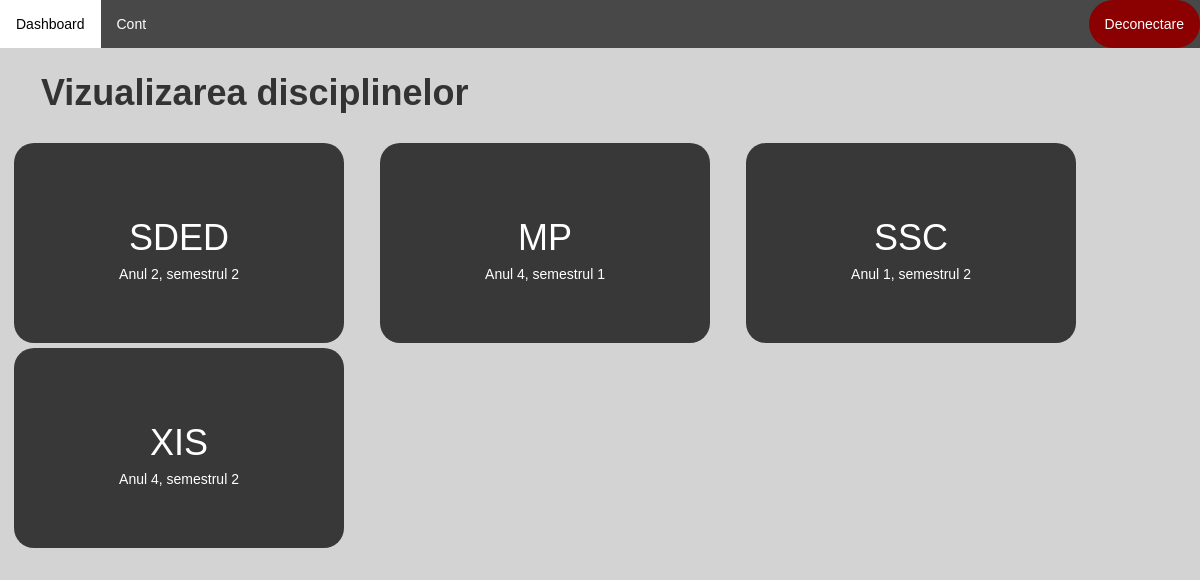
Screenshot of / (signed in) with the database file from the repository.
### application/models.py (models this page shows)
class Disciplina(models.Model):
    id = models.AutoField(primary_key=True)
    nume = models.CharField(max_length=100, unique=True)
    profesori = models.ManyToManyField(User)
    an_universitar = models.IntegerField(null=True)
    semestru = models.IntegerField(null=True)

### application/views.py (the view)
# urls.py: path('', application_views.dashboard, name='dashboard'),
@login_required(login_url='login')
def dashboard(request):
    context = create_context(request)
    user_projects = Proiect.objects.all().filter(profesor=request.user)
    discipline = Disciplina.objects.all()
    context['projects'] = user_projects
    context['discipline'] = discipline
    if 'studenti' in request.user.groups.all():
        student = Student.objects.get(utilizator=request.user)
        context['student'] = student
        discipline_student = Grupa.objects.get(nume=student.grupa.nume).discipline.all()
        context['discipline_student'] = discipline_student
    return render(request, 'application/dashboard.html', context)

### application/functions.py (called while the page is built)
def get_user_info(request):
    user = request.user
    user_groups = [group.name for group in user.groups.all()]
    if 'admin' in user_groups:
        user_type = 'admin'
    elif 'studenti' in user_groups:
        user_type = 'student'
    elif 'secretariat' in user_groups:
        user_type = 'secretar'
    else:
        user_type = 'profesor'
    out = {'user': user,
           'user_groups': user_groups,
           'user_type': user_type
           }
    return out

def create_context(request=None, extract_user_info=True):
    if extract_user_info and not request:
        raise ValueError("request must be set if extract_user_info is True")
    out = {}
    if extract_user_info:
        out.update(get_user_info(request))
    return out

### application/templates/application/dashboard.html (shortened to what this page needs)
{% extends 'application/main_layout_application.html' %}
{% load static %}
{% block article %}
    <link rel="stylesheet" href="{% static 'application/css/dashboard.css' %}">
    {% if 'profesori' in user_groups %}
        <h1><b>Vizualizarea disciplinelor</b></h1>
        <br>
        <div class="row">
            {% for disciplina in discipline %}
                {% if disciplina.profesori.all.get == request.user %}
                    <div class="col-sm-6"
                         style="background-color: #383838; width: 330px; height: 200px; border-radius: 20px; margin-right: 6vh; margin-left: -1.5vh; padding-top: 5px; margin-bottom: 5px">
                        <div class="card">
                            <div class="card-body" style="margin-top: 5px">
                                <h1 class="card-title" style="text-align: center; padding-top: 50px"><a href="{% url 'vizualizareDisciplina' disciplina.id %}"
                                                                                                    style="color: white;">{{ disciplina.nume }}</a></h1>
                                    <h5 class="card-title" style="text-align: center; color: white">Anul {{ disciplina.an_universitar }}, semestrul {{ disciplina.semestru }}</h5>
                                <br>
                            </div>
                        </div>
                    </div>
                {% endif %}
            {% endfor %}
        </div>
    {% endif %}
{% endblock %}

### application/static/application/css/main_layout_application.css (style rules this page uses)
body { font-family: Arial, Helvetica, sans-serif; }
body { margin: 0; background-color: lightgray; font-family: Arial, Helvetica, sans-serif; }

### application/static/application/css/dashboard.css (style rules this page uses)
a { color: black; }

### rows the page displays
Disciplina: nume "SDED", an_universitar "2", semestru "2"
Disciplina: nume "MP", an_universitar "4", semestru "1"
Disciplina: nume "SSC", an_universitar "1", semestru "2"
Disciplina: nume "XIS", an_universitar "4", semestru "2"
